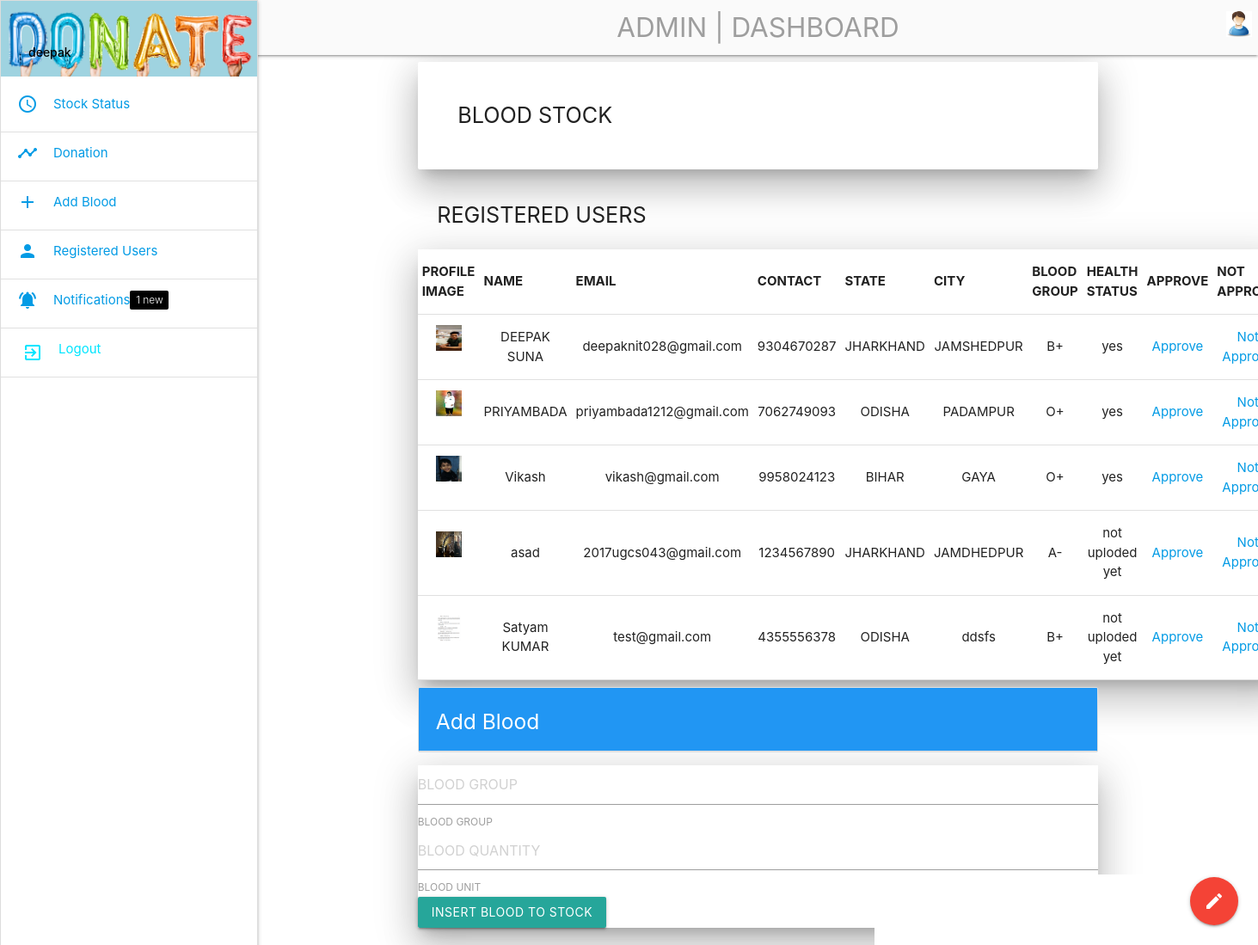
/dist/admin.php?login=success (signed in), run on the app's committed database.
### tables this page shows
CREATE TABLE `users` (
  `user_id` int(11) NOT NULL,
  `user_name` varchar(256) NOT NULL,
  `img` varchar(500) NOT NULL,
  `user_username` varchar(256) NOT NULL,
  `user_pwd` varchar(256) NOT NULL,
  `user_email` varchar(256) NOT NULL,
  `user_contact` varchar(10) NOT NULL,
  `user_state` varchar(256) NOT NULL,
  `user_city` varchar(256) NOT NULL,
  `user_dob` date NOT NULL,
  `user_gender` varchar(256) NOT NULL,
  `user_bg` varchar(10) NOT NULL,
  `token` varchar(100) NOT NULL,
  `tokenExpire` datetime(6) NOT NULL
);

CREATE TABLE `files` (
  `id` int(11) NOT NULL,
  `user_id` int(11) NOT NULL,
  `file` varchar(500) NOT NULL,
  `status` varchar(10) NOT NULL
);

### dist/admin.php (the view, shortened to what this page needs)
<?php
include 'includes/connection.php';
?>
<!DOCTYPE html>
  <html>
    <head>
      <link type="text/css" rel="stylesheet" href="css/materialize.min.css"  media="screen,projection"/>
    </head>
    <body>
    <div class="navbar-fixed">
    <nav class="grey lighten-5">
            <div class="nav-wrapper">
                <a href="" class="brand-logo center grey-text">ADMIN | DASHBOARD</a>
              <a href="" class="brand-logo dropdown-trigger right" data-target="dropdown1">
              <img  src='img/user.jpg' alt='photo' width='30' height='30' />
                </a>
            </div>
        </nav>
    </div>
           <ul id="slide-out" class="sidenav sidenav-fixed collapsible">
    <li>
     <div class="user-view">
  <div class="background">
  <img src="img/bg.jpg" alt="" class="responsive-img">
  </div>
      <a href="#name"><span class="black-text name"><span><?php if(isset($_SESSION['u_admin'])){
          echo $_SESSION['u_admin'];
          }else{
              echo "You are not logged in";
          }?></span></a>
      <a href="#email"><span class="black-text email"></a>
     </div>
    </li>
    <li><div class="collapsible-header black-text"><a href="#!">Stock Status<i class="material-icons left">schedule</i></a></div></li>
    <li><div class="divider"></div></li>
    <li><div class="collapsible-header black-text"><a href="#con">Donation<i class="material-icons left">timeline</i></a></div></li>
    <li><div class="divider"></div></li>
    <li><div class="collapsible-header black-text"><a href="">Add Blood<i class="material-icons left">add</i></a></div></li>
    <li><div class="divider"></div></li>
    <li><div class="collapsible-header black-text"><a href="#pro">Registered Users<i class="material-icons left">person</i></a></div></li>
    <li><div class="divider"></div></li>
    <li><div class="collapsible-header black-text"><a href="#">Notifications<i class="material-icons left">notifications_active</i><span class="new badge  black">1</span></a></div>
    </li>
    <li><div class="divider"></div></li>
    <li><div class="collapsible-header black-text"><?php if(isset($_SESSION['u_admin'])){
          echo  '<form action="includes/adminlogout.inc.php" method="post" enctype="multipart/form-data">';
          echo'<button name="adminlogout" type="submit">';echo'Logout';echo'<i class="material-icons left">';echo"exit_to_app";echo"</i></button>";
         echo '</form>';
    }else{
      echo  '<a href="adminlogin.php" >';echo'Login';echo'<i class="material-icons left">';echo"exit_to_app";echo"</i></a>";
    }?></div></li>
    <li><div class="divider"></div></li>
  </ul>
                        <main>
                            <div class="container">
                                <div class="row">
                                <div class="col l12 m12 s12">
                                       <div class="card-panel z-depth-5">
                                       <div class="card-title">
                                       <blockquote class="flow-text">
                                       BLOOD STOCK
                                       </blockquote>
                                       </div>
                                       </div>
                                      </div>
                                    <div class="col l12 m12 s12">
                                                <blockquote class="flow-text">
                                                REGISTERED USERS
                                            </blockquote>
                                                <?php
                                               if(isset($_SESSION['u_admin'])){
                                                $reg=mysqli_query($conn,"SELECT * FROM users");
                                                $file = mysqli_query($conn,"SELECT * FROM files");
                                                echo "<table class='responsive-table centered highlight z-depth-5 hoverable'>";
                                                echo"<tr>";
                                                echo "<th>";echo"PROFILE IMAGE";echo"</th>";
                                                echo "<th>";echo"NAME";echo"</th>";
                                                echo "<th>";echo"EMAIL";echo"</th>";
                                                echo "<th>";echo"CONTACT";echo"</th>";
                                                echo "<th>";echo"STATE";echo"</th>";
                                                echo "<th>";echo"CITY";echo"</th>";
                                                echo "<th>";echo"BLOOD GROUP";echo"</th>";
                                                echo "<th>";echo"HEALTH STATUS";echo"</th>";
                                                echo "<th>";echo"APPROVE";echo"</th>";
                                                echo "<th>";echo" NOT APPROVE";echo"</th>";
                                                echo"</tr>";
                                                while($row=mysqli_fetch_array($reg)){
                                                  echo "<tr>";
                                                  echo "<td>";echo "<img  src=\"./uploads/".$row['img']."\" alt=\"photo\" width=\"30\" height=\"30\" class=\"img-responsive\" style=\"margin-top:-30px\" />";echo"</td>";
                                                  echo "<td>";echo $row['user_name'];echo"</td>";
                                                  echo "<td>";echo $row['user_email'];echo"</td>";
                                                  echo "<td>";echo $row['user_contact'];echo"</td>";
                                                  echo "<td>";echo $row['user_state'];echo"</td>";
                                                  echo "<td>";echo $row['user_city'];echo"</td>";
                                                  echo "<td>";echo $row['user_bg'];echo"</td>";
                                                if($row=mysqli_fetch_array($file)){
                                                  echo "<td>";echo $row['status'];echo"</td>";
                                                 }else{
                                                    echo "<td>";echo 'not uploded yet';echo"</td>";
                                                 }
                                                  echo "<td>";?><a href="approve.php?id=<?php echo $row['user_id'];?>">Approve</a><?php echo"</td>";
                                                  echo "<td>";?><a href="notapprove.php?id=<?php echo $row['user_id'];?>">Not Approve</a><?php echo"</td>";
                                                  echo"</tr>";
                                                    }
                                                echo"</table>";
                                               }else{
                                                 echo 'please login to access this page';
                                               }
                                                ?>
                                    </div>
            <div class="col l12 m12 s12">
                    <ul class="collection with-header">
                            <li class="collection-header blue">
                                <h5 class="white-text">Add Blood</h5>
                            </li>
                            </ul>
                            <section class="section-book z-depth-5" >
     <div class="register">
       <div class="register_form">
         <form action="admin.php"  method="post" class="form" id="form1" enctype="multipart/form-data">
           <div class="form_group">
             <input type="text" class="form_input" placeholder="BLOOD GROUP" id="bg" name="bloodgroup" required>
             <label for="bg" class="form_label">BLOOD GROUP</label>
           </div>
           <div class="form_group">
             <input type="text" class="form_input" placeholder="BLOOD QUANTITY" id="bq" name="bloodquantity" required>
             <label for="bq" class="form_label">BLOOD UNIT</label>
           </div>
           <div class="form_group">
             <button class="btn btn-green" name="insert">Insert Blood to Stock</button>
           </div>
         </form> </div>
     </div>
</section>
                            </div>
                                </div>
                            </div>
   <div class="fixed-action-btn">
        <a href="send_message.php"id="menu" class="btn-floating btn-large red white-text  tooltipped" data-tooltip="Send Messages" data-position="left"><i class="material-icons">edit</i></a>
    </div>
                        </main>
    </body>
  </html>

### dist/admin.php (style rules this page uses)
nav,main { padding-left:300px; }
blockquote { border-left: white; }
button { border:none; color:#00e5ff; background:none; }

### data on the page
users: img (picture), user_name "DEEPAK SUNA", user_email "deepaknit028@gmail.com", user_contact "9304670287", user_state "JHARKHAND", user_city "JAMSHEDPUR", user_bg "B+", files.status "yes"
users: img (picture), user_name "PRIYAMBADA", user_email "priyambada1212@gmail.com", user_contact "7062749093", user_state "ODISHA", user_city "PADAMPUR", user_bg "O+", files.status "yes"
users: img (picture), user_name "Vikash", user_email "vikash@gmail.com", user_contact "9958024123", user_state "BIHAR", user_city "GAYA", user_bg "O+", files.status "yes"
users: img (picture), user_name "asad", user_email "2017ugcs043@gmail.com", user_contact "1234567890", user_state "JHARKHAND", user_city "JAMDHEDPUR", user_bg "A-", shows "not uploded yet"
users: img (picture), user_name "Satyam KUMAR", user_email "test@gmail.com", user_contact "4355556378", user_state "ODISHA", user_city "ddsfs", user_bg "B+", shows "not uploded yet"

### other printed values
$_SESSION['u_admin'] "deepak"
